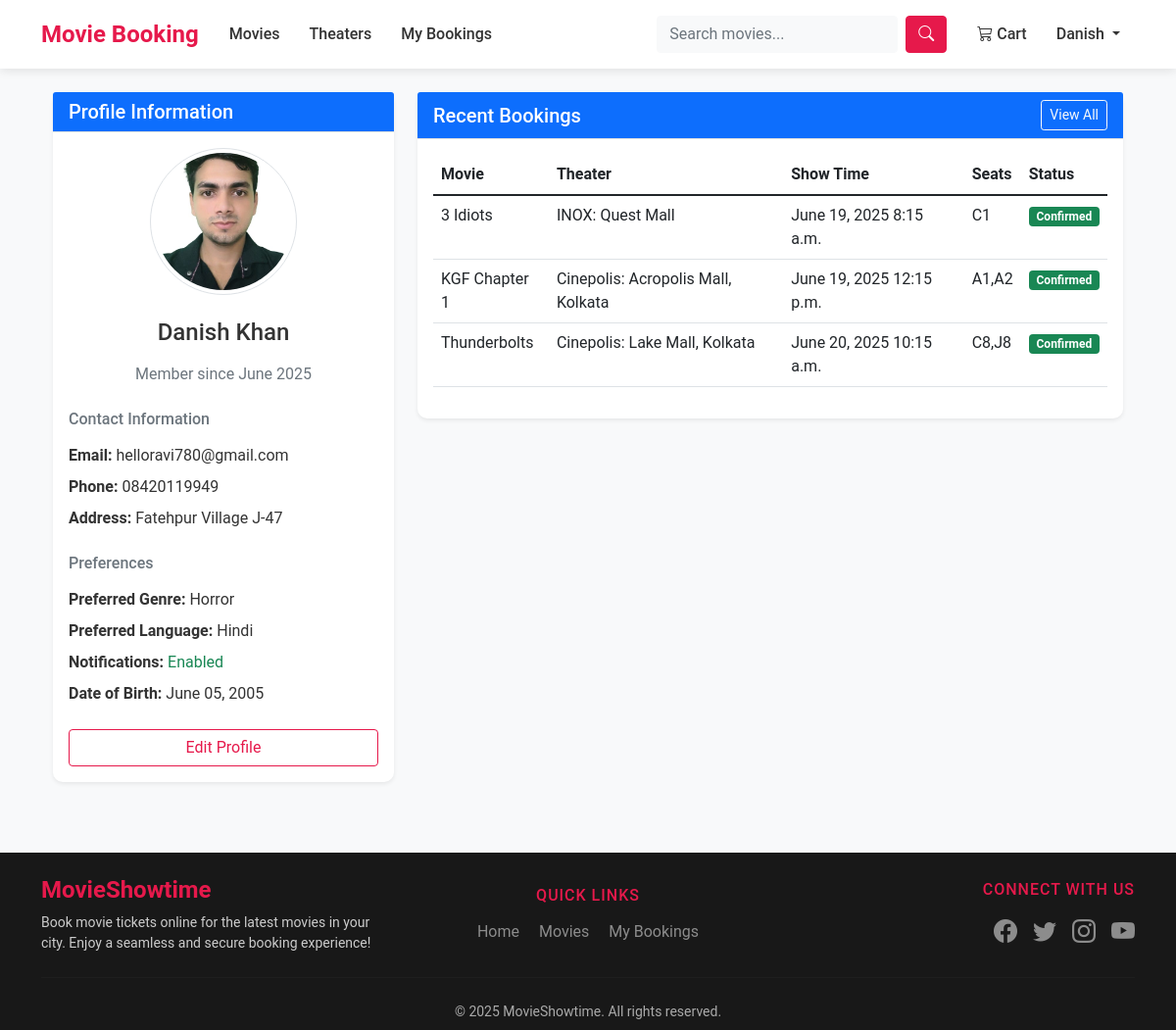
Page /accounts/profile/ (signed in) on the committed database.
### accounts/models.py (models this page shows, shortened)
class User(AbstractUser):
    phone_number = models.CharField(max_length=15, blank=True)
    ROLE_CHOICES = (
        ('admin', 'Admin'),
        ('customer', 'Customer'),
    )
    role = models.CharField(max_length=10, choices=ROLE_CHOICES, default='customer')
    groups = models.ManyToManyField(
        Group,
        verbose_name=_('groups'),
        blank=True,
        related_name='custom_user_set',
        related_query_name='custom_user',
    )
    user_permissions = models.ManyToManyField(
        Permission,
        verbose_name=_('user permissions'),
        blank=True,
        related_name='custom_user_set',
        related_query_name='custom_user',
    )

class UserProfile(models.Model):
    user = models.OneToOneField(User, on_delete=models.CASCADE)
    avatar = models.ImageField(upload_to='profile_pics/', null=True, blank=True)
    phone_number = models.CharField(max_length=15, blank=True)
    preferred_genre = models.CharField(max_length=50, blank=True)
    preferred_language = models.CharField(max_length=50, blank=True)
    address = models.TextField(blank=True)
    notification_enabled = models.BooleanField(default=True)
    date_of_birth = models.DateField(null=True, blank=True)
    profile_picture = models.ImageField(upload_to='profile_pics/', null=True, blank=True)

### bookings/models.py (models this page shows, shortened)
class Booking(models.Model):
    STATUS_CHOICES = (
        ('pending', 'Pending'),
        ('confirmed', 'Confirmed'),
        ('cancelled', 'Cancelled'),
    )
    user = models.ForeignKey(settings.AUTH_USER_MODEL, on_delete=models.CASCADE, related_name='bookings')
    show = models.ForeignKey(Show, on_delete=models.CASCADE, related_name='bookings')
    booking_date = models.DateTimeField(auto_now_add=True)
    number_of_seats = models.PositiveIntegerField()
    seat_numbers = models.CharField(max_length=255, help_text="Comma separated seat numbers")
    total_amount = models.DecimalField(max_digits=10, decimal_places=2)
    booking_status = models.CharField(max_length=10, choices=STATUS_CHOICES, default='pending')

### theaters/models.py (models this page shows, shortened)
class Show(models.Model):
    movie = models.ForeignKey(Movie, on_delete=models.CASCADE, related_name='shows')
    theater = models.ForeignKey(Theater, on_delete=models.CASCADE, related_name='shows')
    screen_number = models.PositiveIntegerField()
    show_date = models.DateField()
    show_time = models.TimeField()
    ticket_price = models.DecimalField(max_digits=8, decimal_places=2)
    available_seats = models.PositiveIntegerField()
    added_by = models.ForeignKey(settings.AUTH_USER_MODEL, on_delete=models.SET_NULL, null=True, related_name='added_shows')
    created_at = models.DateTimeField(auto_now_add=True)
    updated_at = models.DateTimeField(auto_now=True)
    class Meta:
        ordering = ['show_date', 'show_time']
        unique_together = ('theater', 'screen_number', 'show_date', 'show_time')

class Theater(models.Model):
    name = models.CharField(max_length=200)
    location = models.CharField(max_length=255)
    total_screens = models.PositiveIntegerField()
    added_by = models.ForeignKey(settings.AUTH_USER_MODEL, on_delete=models.SET_NULL, null=True, related_name='added_theaters')
    is_active = models.BooleanField(default=True)
    created_at = models.DateTimeField(auto_now_add=True)
    updated_at = models.DateTimeField(auto_now=True)

### movies/models.py (models this page shows, shortened)
class Movie(models.Model):
    title = models.CharField(max_length=200)
    description = models.TextField()
    duration = models.IntegerField(help_text="Duration in minutes")
    genre = models.CharField(max_length=100)
    language = models.CharField(max_length=50)
    poster_image = models.ImageField(upload_to='movie_posters/', blank=True, null=True)
    added_by = models.ForeignKey(settings.AUTH_USER_MODEL, on_delete=models.SET_NULL, null=True, related_name='added_movies')
    is_active = models.BooleanField(default=True)
    created_at = models.DateTimeField(auto_now_add=True)
    updated_at = models.DateTimeField(auto_now=True)
    class Meta:
        ordering = ['-created_at']

### accounts/views.py (the view)
# urls.py: path('profile/', views.profile_view, name='profile'),
@login_required
def profile_view(request):
    profile, created = UserProfile.objects.get_or_create(user=request.user)
    edit_mode = request.GET.get('edit', False)
    if request.method == 'POST':
        user_form = UserInfoForm(request.POST, instance=request.user)
        profile_form = UserProfileForm(request.POST, request.FILES, instance=profile)
        if user_form.is_valid() and profile_form.is_valid():
            with transaction.atomic():
                user_form.save()
                profile_form.save()
            messages.success(request, 'Your profile has been updated successfully!')
            return redirect('accounts:profile')
    else:
        user_form = UserInfoForm(instance=request.user)
        profile_form = UserProfileForm(instance=profile)
    context = {
        'user_form': user_form,
        'profile_form': profile_form,
        'edit_mode': edit_mode,
        'active_bookings': request.user.bookings.filter(show__show_date__gte=timezone.now().date()).order_by('show__show_date', 'show__show_time')[:5]
    }
    return render(request, 'accounts/profile.html', context)

### templates/accounts/profile.html (shortened to what this page needs)
{% extends 'base.html' %}
{% block content %}
<div class="container">
    <div class="row">
        <div class="col-md-4">
            <div class="card shadow-sm mb-4">
                <div class="card-header bg-primary text-white">
                    <h5 class="mb-0">Profile Information</h5>
                </div>
                <div class="card-body">
                    {% if not edit_mode %}
                        <div class="text-center mb-4">
                            {% if request.user.userprofile.profile_picture %}
                                <img src="{{ request.user.userprofile.profile_picture.url }}"
                                     alt="Profile Picture"
                                     class="rounded-circle img-thumbnail"
                                     style="width: 150px; height: 150px; object-fit: cover;">
                            {% else %}
                                <img src="https://via.placeholder.com/150"
                                     alt="Profile Picture"
                                     class="rounded-circle img-thumbnail"
                                     style="width: 150px; height: 150px; object-fit: cover;">
                            {% endif %}
                        </div>
                        <h4 class="text-center mb-3">{{ request.user.get_full_name|default:request.user.username }}</h4>
                        <p class="text-muted text-center mb-4">Member since {{ request.user.date_joined|date:"F Y" }}</p>
                        <div class="mb-4">
                            <h6 class="text-muted mb-3">Contact Information</h6>
                            <p class="mb-2"><strong>Email:</strong> {{ request.user.email }}</p>
                            <p class="mb-2"><strong>Phone:</strong> {{ request.user.userprofile.phone_number|default:"Not provided" }}</p>
                            <p class="mb-2"><strong>Address:</strong> {{ request.user.userprofile.address|default:"Not provided" }}</p>
                        </div>
                        <div class="mb-4">
                            <h6 class="text-muted mb-3">Preferences</h6>
                            <p class="mb-2"><strong>Preferred Genre:</strong> {{ request.user.userprofile.preferred_genre|default:"Not specified" }}</p>
                            <p class="mb-2"><strong>Preferred Language:</strong> {{ request.user.userprofile.preferred_language|default:"Not specified" }}</p>
                            <p class="mb-2">
                                <strong>Notifications:</strong>
                                {% if request.user.userprofile.notification_enabled %}
                                    <span class="text-success">Enabled</span>
                                {% else %}
                                    <span class="text-danger">Disabled</span>
                                {% endif %}
                            </p>
                            {% if request.user.userprofile.date_of_birth %}
                                <p class="mb-2"><strong>Date of Birth:</strong> {{ request.user.userprofile.date_of_birth|date:"F d, Y" }}</p>
                            {% endif %}
                        </div>
                        <div class="d-grid">
                            <a href="?edit=true" class="btn btn-outline-primary">Edit Profile</a>
                        </div>
                    {% endif %}
                </div>
            </div>
        </div>
        <div class="col-md-8">
            <div class="card shadow-sm">
                <div class="card-header bg-primary text-white d-flex justify-content-between align-items-center">
                    <h5 class="mb-0">Recent Bookings</h5>
                    <a href="{% url 'bookings:my_bookings' %}" class="btn btn-outline-light btn-sm">View All</a>
                </div>
                <div class="card-body">
                    {% if active_bookings %}
                        <div class="table-responsive">
                            <table class="table table-hover">
                                <thead>
                                    <tr>
                                        <th>Movie</th>
                                        <th>Theater</th>
                                        <th>Show Time</th>
                                        <th>Seats</th>
                                        <th>Status</th>
                                    </tr>
                                </thead>
                                <tbody>
                                    {% for booking in active_bookings %}
                                        <tr>
                                            <td>{{ booking.show.movie.title }}</td>
                                            <td>{{ booking.show.theater.name }}</td>
                                            <td>{{ booking.show.show_date }} {{ booking.show.show_time }}</td>
                                            <td>{{ booking.seat_numbers }}</td>
                                            <td>
                                                <span class="badge bg-{% if booking.booking_status == 'confirmed' %}success{% else %}warning{% endif %}">
                                                    {{ booking.get_booking_status_display }}
                                                </span>
                                            </td>
                                        </tr>
                                    {% endfor %}
                                </tbody>
                            </table>
                        </div>
                    {% else %}
                        <div class="text-center py-4">
                            <p class="text-muted mb-0">No active bookings found.</p>
                            <a href="{% url 'movies:movie_list' %}" class="btn btn-primary mt-3">Book Tickets</a>
                        </div>
                    {% endif %}
                </div>
            </div>
        </div>
    </div>
</div>
{% endblock %}

### templates/base.html (shortened to what this page needs)
{% load static %}
<!DOCTYPE html>
<html lang="en">
<head>
    <link href="https://cdn.jsdelivr.net/npm/bootstrap@5.1.3/dist/css/bootstrap.min.css" rel="stylesheet">
    <link rel="stylesheet" href="https://cdn.jsdelivr.net/npm/bootstrap-icons@1.8.1/font/bootstrap-icons.css">
</head>
<body>
    <nav class="navbar navbar-expand-lg navbar-dark bg-dark mb-4">
        <div class="container">
            <a class="navbar-brand" href="{% url 'movies:movie_list' %}">Movie Booking</a>
            <div class="collapse navbar-collapse" id="navbarNav">
                <ul class="navbar-nav me-auto">
                    <li class="nav-item">
                        <a class="nav-link" href="{% url 'movies:movie_list' %}">Movies</a>
                    </li>
                    <li class="nav-item">
                        <a class="nav-link" href="{% url 'theaters:theater_list' %}">Theaters</a>
                    </li>
                    {% if user.is_authenticated %}
                        <li class="nav-item">
                            <a class="nav-link" href="{% url 'bookings:my_bookings' %}">My Bookings</a>
                        </li>
                    {% endif %}
                </ul>
                <div class="navbar-search-container">
                    <form class="d-flex me-3" method="GET" action="{% url 'movies:movie_list' %}">
                        <input class="form-control me-2 bg-light text-dark border-light" type="search" placeholder="Search movies..." name="search" id="navbarSearch" aria-label="Search" autocomplete="off">
                        <button class="btn btn-primary" type="submit"><i class="bi bi-search"></i></button>
                    </form>
                </div>
                <ul class="navbar-nav">
                    {% if user.is_authenticated %}
                        <li class="nav-item">
                            <a class="nav-link position-relative" href="{% url 'bookings:cart' %}">
                                <i class="bi bi-cart3"></i> Cart
                            </a>
                        </li>
                        <li class="nav-item dropdown">
                            <a class="nav-link dropdown-toggle" href="#" id="navbarDropdown" role="button" data-bs-toggle="dropdown">
                                {{ user.username }}
                            </a>
                        </li>
                    {% endif %}
                </ul>
            </div>
        </div>
    </nav>
    <div class="container">
        {% block content %}{% endblock %}
    </div>
    <footer class="footer mt-5 pt-4 pb-2" style="background: #181818; color: #fff; border-top: none;">
        <div class="container">
            <div class="row align-items-center gy-4">
                <div class="col-md-4 text-md-start text-center mb-3 mb-md-0">
                    <h4 class="fw-bold mb-2" style="color: #e6194b;">MovieShowtime</h4>
                    <p class="mb-0 small" style="color: #ccc;">Book movie tickets online for the latest movies in your city. Enjoy a seamless and secure booking experience!</p>
                </div>
                <div class="col-md-4 text-center mb-3 mb-md-0">
                    <h6 class="mb-3 text-uppercase" style="letter-spacing: 1px; color: #e6194b;">Quick Links</h6>
                    <ul class="list-inline mb-0">
                        <li class="list-inline-item mx-2"><a href="{% url 'movies:movie_list' %}" class="text-decoration-none text-white-50">Home</a></li>
                        <li class="list-inline-item mx-2"><a href="{% url 'movies:movie_list' %}" class="text-decoration-none text-white-50">Movies</a></li>
                        {% if user.is_authenticated %}
                        <li class="list-inline-item mx-2"><a href="{% url 'bookings:my_bookings' %}" class="text-decoration-none text-white-50">My Bookings</a></li>
                        {% endif %}
                    </ul>
                </div>
                <div class="col-md-4 text-md-end text-center">
                    <h6 class="mb-3 text-uppercase" style="letter-spacing: 1px; color: #e6194b;">Connect With Us</h6>
                    <div class="d-flex justify-content-md-end justify-content-center gap-3">
                        <a href="#" class="text-white-50 fs-4 social-icon"><i class="bi bi-facebook"></i></a>
                        <a href="#" class="text-white-50 fs-4 social-icon"><i class="bi bi-twitter"></i></a>
                        <a href="#" class="text-white-50 fs-4 social-icon"><i class="bi bi-instagram"></i></a>
                        <a href="#" class="text-white-50 fs-4 social-icon"><i class="bi bi-youtube"></i></a>
                    </div>
                </div>
            </div>
            <hr class="my-4" style="background-color: #333;">
            <div class="row">
                <div class="col-12 text-center">
                    <p class="mb-0 small" style="color: #aaa;">&copy; {% now "Y" %} MovieShowtime. All rights reserved.</p>
                </div>
            </div>
        </div>
    </footer>
</body>
</html>
</html>

### rows in the picture
User: username "Danish", user.userprofile.profile_picture (picture), user.get_full_name "Danish Khan", user.date_joined "June 2025", user.email "helloravi780@gmail.com", user.userprofile.phone_number "08420119949", user.userprofile.address "Fatehpur Village J-47", user.userprofile.preferred_genre "Horror", user.userprofile.preferred_language "Hindi", user.userprofile.date_of_birth "June 05, 2005"
Booking: show.movie "3 Idiots", show.theater.name "INOX: Quest Mall", show.show_date "June 19, 2025", show.show_time "8:15 a.m.", seat_numbers "C1", booking_status "Confirmed"
Booking: show.movie "KGF Chapter 1", show.theater.name "Cinepolis: Acropolis Mall, Kolkata", show.show_date "June 19, 2025", show.show_time "12:15 p.m.", seat_numbers "A1,A2", booking_status "Confirmed"
Booking: show.movie "Thunderbolts", show.theater.name "Cinepolis: Lake Mall, Kolkata", show.show_date "June 20, 2025", show.show_time "10:15 a.m.", seat_numbers "C8,J8", booking_status "Confirmed"
